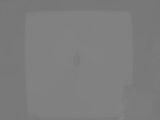
#> input picture test_images/Layer100.png, 160 x 120 px, found by its file name
$ python process.py
#> lines starting #> are read from the running program, lines starting #| are printed output that depends on the picture; after the words box and inside, x2 and y2 are one past the last pixel; in counts of white or black regions, pixels touching at a corner belong together
#> further down, image is the input picture: shape (120, 160) uint16; min 30277, max 34114, mean 32237.2
### comp/processing/process_commands.py
#comp/processing/process_commands.py

#Set commands for LWOI-AMP to return
class Commands:
    """Class for sending preset commands to the 3D printer."""

    def __init__(self):
        """
        Initialize the Command Information object.
        """

    # [11 lines left out: functions get_printer_state, get_print_progress, not called in this run]

    def get_temperatures(self):
        """
        Get the temperatures of the bed and extruder(s).
        """
        return ("get printer temp")


    # [95 lines left out: functions cancel_print, home, move_axis, set_bed_temperature, set_extruder_temperature, get_bed_temperature and 7 more, not called in this run]

    def get_image(self, cam):
        return ("get image " + cam)

### comp/processing/process.py
#comp/processing/process.py

# Code for controlling the image processing
import cv2
import numpy as np
import sys
import os
import datetime

from . import process_commands as commands

class ImageProcess:
    def __init__(self):
        self.image = None
        self.printerFlag = str
        self.runnning = bool(True)

        self.master = []
        self.plate = []
        self.build = []
        self.mod = None

        self.layer = None
        self.layerHeight = int
        self.layerMax = int

        self.minX = int
        self.minY = int
        self.minZ = int
        self.maxX = int
        self.maxY = int
        self.maxZ = int
        self.E = int
        self.Temp = int
        self.Bed = int

        self.CalTemp = int
        self.CalBed = int
        self.superBed = 0

        self.setCommands = commands.Commands()

    # [54 lines left out: functions calibrate_data, layer_change, not called in this run]
        #READ LAYER CHANGE

    def findBed(self):
        try:
            self.mod = self.master[self.layer].copy()
            cv2.normalize(self.mod, self.mod, 0, 255, cv2.NORM_MINMAX)
            self.mod = np.uint8(self.mod)
            self.image = self.mod.copy()

            # print("1")
            thresh = cv2.threshold(self.mod, 150, 255, cv2.THRESH_BINARY)[1]
            kernel = cv2.getStructuringElement(cv2.MORPH_RECT, (3,3))
            close = cv2.morphologyEx(thresh, cv2.MORPH_CLOSE, kernel, iterations=2)

            cnts = cv2.findContours(close, cv2.RETR_EXTERNAL, cv2.CHAIN_APPROX_SIMPLE)
            cnts = cnts[0] if len(cnts) == 2 else cnts[1]

            min_area = 8000
            max_area = 11000

            for c in cnts:
                area = int(cv2.contourArea(c))
                if area > min_area and area < max_area:
                    x,y,w,h = cv2.boundingRect(c)

                    self.mod = self.master[self.layer].copy()
                    self.mod = self.mod[y:y+h, x:x+w]

                    self.plate.append({ #Copy a good plate image to array for storage
                    "image": self.mod.copy(),
                    "x": x,
                    "y": y,
                    "w": w,
                    "h": h
                })
                    return

            # print("2")
            self.mod = self.image.copy()
            thresh = cv2.threshold(self.mod, 150, 255, cv2.THRESH_BINARY)[1]
            kernel = cv2.getStructuringElement(cv2.MORPH_RECT, (3,3))
            close = cv2.morphologyEx(thresh, cv2.MORPH_CLOSE, kernel, iterations=2)

            cnts = cv2.findContours(close, cv2.RETR_EXTERNAL, cv2.CHAIN_APPROX_SIMPLE)
            cnts = cnts[0] if len(cnts) == 2 else cnts[1]

            min_area = 8000
            max_area = 11000

            for c in cnts:
                area = int(cv2.contourArea(c))
                if area > min_area and area < max_area:
                    x,y,w,h = cv2.boundingRect(c)

                    self.mod = self.master[self.layer].copy()
                    self.mod = self.mod[y:y+h, x:x+w]

                    self.plate.append({ #Copy a good plate image to array for storage
                    "image": self.mod.copy(),
                    "x": x,
                    "y": y,
                    "w": w,
                    "h": h
                })
                    return

            # print("final bed")
            self.mod = self.master[self.layer].copy()
            self.plate.append({ #Copy a good plate image to array for storage if not object found
            "image": self.mod.copy(),
            "x": 0,
            "y": 0,
            "w": 0,
            "h": 0
            })

        except Exception as error:
            print(error)
            pass

    def findObject(self):
        try:
            self.mod = self.plate[self.layer].get("image").copy()
            height, width = self.mod.shape[:2]

            crop = 20
            top = crop
            bottom = height - crop
            left = crop
            right = width - crop
            self.mod = self.mod[top:bottom, left:right] #Crop image border due to bad framerate(easiest solution)

            cv2.normalize(self.mod, self.mod, 0, 255, cv2.NORM_MINMAX)
            self.mod = np.uint8(self.mod)
            self.image = self.mod.copy()

            #Try First attempt
            thresh = cv2.threshold(self.mod, 140, 255, cv2.THRESH_BINARY)[1]
            kernel = cv2.getStructuringElement(cv2.MORPH_RECT, (3,3))
            close = cv2.morphologyEx(thresh, cv2.MORPH_CLOSE, kernel, iterations=2)

            cnts = cv2.findContours(close, cv2.RETR_EXTERNAL, cv2.CHAIN_APPROX_SIMPLE)
            cnts = cnts[0] if len(cnts) == 2 else cnts[1]

            # [5 lines of commented-out code are left out]

            myArea = (self.maxX - self.minX) * (self.maxY - self.minY)
            min_area = int((myArea/40) - (myArea/50))
            max_area = int((myArea/40) + (myArea/50))
            # print(min_area)
            # print(max_area)
            # print("1")

            for c in cnts:
                area = int(cv2.contourArea(c))
                if area > min_area and area < max_area:
                    x,y,w,h = cv2.boundingRect(c)

                    self.mod = self.master[self.layer].copy()
                    self.mod = self.mod[self.plate[self.layer].get("y") + y + crop:self.plate[self.layer].get("y") + y + h + crop, self.plate[self.layer].get("x") + x + crop:self.plate[self.layer].get("x") + x + w + crop]

                    self.build.append({ #Copy a good plate image to array for storage
                    "image": self.mod.copy(),
                    "x": x + crop,
                    "y": y + crop,
                    "w": w,
                    "h": h
                })
                    return

            #Try Second attempt
            self.mod = self.image.copy()
            thresh = cv2.threshold(self.mod, 100, 255, cv2.THRESH_BINARY_INV)[1]
            kernel = cv2.getStructuringElement(cv2.MORPH_RECT, (3,3))
            close = cv2.morphologyEx(thresh, cv2.MORPH_CLOSE, kernel, iterations=2)

            cnts = cv2.findContours(close, cv2.RETR_EXTERNAL, cv2.CHAIN_APPROX_SIMPLE)
            cnts = cnts[0] if len(cnts) == 2 else cnts[1]

            # [5 lines of commented-out code are left out]

            myArea = (self.maxX - self.minX) * (self.maxY - self.minY)
            min_area = int((myArea/40) - (myArea/55))
            max_area = int((myArea/40) + (myArea/55))
            # print(min_area)
            # print(max_area)
            # print("2")

            for c in cnts:
                area = int(cv2.contourArea(c))
                if area > min_area and area < max_area:
                    x,y,w,h = cv2.boundingRect(c)

                    self.mod = self.master[self.layer].copy()
                    self.mod = self.mod[self.plate[self.layer].get("y") + y + crop:self.plate[self.layer].get("y") + y + h + crop, self.plate[self.layer].get("x") + x + crop:self.plate[self.layer].get("x") + x + w + crop]

                    self.build.append({ #Copy a good plate image to array for storage
                    "image": self.mod.copy(),
                    "x": x + crop,
                    "y": y + crop,
                    "w": w,
                    "h": h
                })
                    return

            #Try Third attempt
            self.mod = self.image.copy()
            height, width = self.mod.shape[:2]

            aveX = int((self.minX + self.maxX)/2)
            aveY = int((self.minY + self.maxY)/2)
            distX = int((self.maxX - self.minX)/2)
            distY = int((self.maxY - self.minY)/2)
            buff = 10

            top = int(aveX/2 - distX - buff)
            bottom = height - top
            left = int(aveY/2 - distY - buff)
            right = width - left

            #print(str(top) + "top" + str(bottom) + "top" + str(left) + "top" + str(right)+ "top" + str(aveX)+ "top" + str(aveY)+ "top" + str(distX)+ "top" + str(distY))

            self.mod = self.mod[top:bottom, left:right] #Crop image border due to bad framerate(easiest solution)
            thresh = cv2.threshold(self.mod, 100, 255, cv2.THRESH_BINARY_INV)[1]
            kernel = cv2.getStructuringElement(cv2.MORPH_RECT, (3,3))
            close = cv2.morphologyEx(thresh, cv2.MORPH_DILATE, kernel, iterations=1)

            cnts = cv2.findContours(close, cv2.RETR_EXTERNAL, cv2.CHAIN_APPROX_SIMPLE)
            cnts = cnts[0] if len(cnts) == 2 else cnts[1]

            # [5 lines of commented-out code are left out]

            myArea = (self.maxX - self.minX) * (self.maxY - self.minY)
            min_area = int((myArea/40) - (myArea/60))
            max_area = int((myArea/40) + (myArea/75))
            # print(min_area)
            # print(max_area)
            # print("3")

            for c in cnts:
                area = int(cv2.contourArea(c))
                if area > min_area and area < max_area:
                    x,y,w,h = cv2.boundingRect(c)

                    self.mod = self.master[self.layer].copy()
                    self.mod = self.mod[self.plate[self.layer].get("y") + y + top:self.plate[self.layer].get("y") + y + h + bottom, self.plate[self.layer].get("x") + x + left:self.plate[self.layer].get("x") + x + w + right]

                    self.build.append({ #Copy a good plate image to array for storage
                    "image": self.mod.copy(),
                    "x": x + crop + left,
                    "y": y + crop + top,
                    "w": w,
                    "h": h
                })
                    return

            self.mod = self.plate[self.layer].get("image").copy()
            self.build.append({ #Copy a good plate image to array for storage if not object found
            "image": self.mod.copy(),
            "x": 0,
            "y": 0,
            "w": 0,
            "h": 0
            })

        except Exception as error:
            print(error)
            pass

    def gradient(self):
        try:
            self.mod = self.plate[self.layer].get("image").copy()
            temp_celsius = ((self.mod / 100)- 273.15)
            bed = int(np.median(temp_celsius))
            print("BED " + str(bed))
            self.mod = self.build[self.layer].get("image").copy()
            temp_celsius = ((self.mod / 100)- 273.15)
            temp = int(np.mean(temp_celsius))
            print("TEMP: " + str(temp))
            self.temp = bed
            self.bed = temp
            kP = 4

            if self.layer > int(self.layerMax/2):
                self.superBed = self.superBed - 2
                if self.superBed < 35:
                    self.superBed = 45

            if self.bed > self.CalBed and self.temp > self.CalBed: #BED HOT PRINT HOT
                self.CalBed = self.CalBed - abs(int((self.bed - self.temp)/kP))
                if self.CalBed > self.superBed:
                    self.CalBed = self.superBed
                return self.CalBed #COOL
            elif self.bed > self.CalBed and self.temp < self.CalBed: #BED HOT PRINT COLD
                self.CalBed = self.CalBed - int((self.bed - self.temp)/kP)
                if self.CalBed > self.superBed:
                    self.CalBed = self.superBed
                return self.CalBed #COOL
            elif self.bed < self.CalBed and self.temp < self.CalBed: #BED COLD PRINT COLD
                self.CalBed = self.CalBed + abs(int((self.bed - self.temp)/kP))
                if self.CalBed > self.superBed:
                    self.CalBed = self.superBed
                return self.CalBed #HEAT
            elif self.bed < self.CalBed and self.temp > self.CalBed: #BED COLD PRINT HOT
                self.CalBed = self.CalBed + int((self.temp - self.bed)/kP)
                if self.CalBed > self.superBed:
                    self.CalBed = self.superBed
                return self.CalBed #HEAT
            else:
                return self.CalBed

        except Exception as error:
            pass

    def LWOI_AMP(self, data, type):
#> called with type = 'image'
        try:
            if self.layer == 0 and type != "image":
                cmd_split = data.split('/')
                CalNoz = cmd_split[1].split(' ', 1) #BED TEMP
                CalBed = cmd_split[2].split(' ', 1) #Nozzel TEMP
                self.CalNozzle = int(float(CalNoz[0]))
                self.CalBed = int(float(CalBed[0])) + int(((int(float(CalBed[0])) - self.bed))/2)
                self.superBed = self.CalBed + 10
                print(str(self.CalBed))
                print(str(self.CalNozzle))
                return None
            elif type == "image":
                image = cv2.medianBlur(data, 5)#used to restore lost image date due to bad frame rate
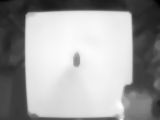
#> image: shape (120, 160) uint16; min 30289, max 33366, mean 32237.1; drawn with min black and max white
                sharpen_kernel = np.array([[-1,-1,-1], [-1,9,-1], [-1,-1,-1]])
                image = cv2.filter2D(image, -1, sharpen_kernel)
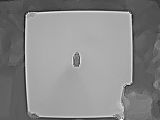
#> image: shape (120, 160) uint16; min 28475, max 35475, mean 32235.3; drawn with min black and max white
                height, width = image.shape[:2]

                top = 1
                bottom = height - 1
                left = 1
                right = width - 1
                image = image[top:bottom, left:right] #Crop image border due to bad framerate(easiest solution)
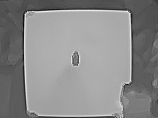
#> image: shape (118, 158) uint16; min 28475, max 35475, mean 32274.9; drawn with min black and max white

                self.master.append(image.copy())#Copy a good image to array for storage

                self.findBed()
#> in findBed, `thresh = cv2.threshold(self.mod, 150, 255, cv2.THRESH_BINARY)[1]`:
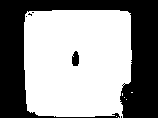
#> thresh: shape (118, 158); 58% white; 6 black regions (4 under 20 px), largest, box (x1, y1, x2, y2) and area: (0, 0, 158, 118) 7727, (72, 51, 79, 66) 86
#> in findBed, `cnts = cv2.findContours(close, cv2.RETR_EXTERNAL, cv2.CHAIN_APPROX_SIM..`: cnts = 2 contours, 1 with area under 20; largest, box (x1, y1, x2, y2) and area: (24, 10, 132, 118) 10884
#> (the rest of the program and of its run is left out)
